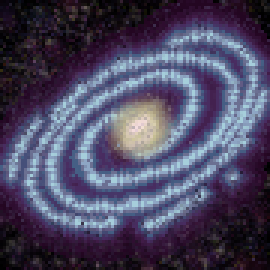
#> input picture software/assets/galaxi_lab.png, 90 x 90 px (shown 3 times larger)
$ python -i img_effects.py   (imports and definitions only)
#> lines starting #> are read from the running program, lines starting #| are printed output that depends on the picture
#> further down, picture is the input picture: PIL image 90x90 RGBA; mean R, G, B, A 75.2, 71.3, 97.2, 255
from PIL import Image, ImageDraw, ImageFilter, ImageColor

# [114 lines left out: functions crear_fondo_boton_navegacion, crear_fondo_boton_csv, not called in this run]


def crear_imagen_con_glow(imagen):
    margen = 28
    desenfoque = 14

    ancho, alto = imagen.size
#> ancho = 90; alto = 90
    tamaño_final = (
        ancho + margen * 2,
        alto + margen * 2,
    )
#> tamaño_final = (146, 146)

    mascara_glow = Image.new(
        "L",
        tamaño_final,
        0,
    )
#> mascara_glow: PIL image 146x146 L; every value is 0

    dibujo_mascara = ImageDraw.Draw(mascara_glow)

    dibujo_mascara.rounded_rectangle(
        (
            margen - 4,
            margen - 4,
            margen + ancho + 4,
            margen + alto + 4,
        ),
        radius=16,
        fill=230,
    )

    mascara_glow = mascara_glow.filter(
        ImageFilter.GaussianBlur(desenfoque)
    )
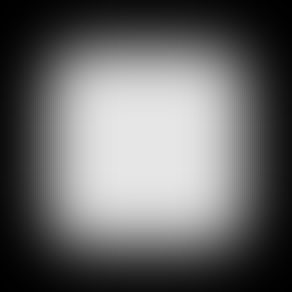
#> mascara_glow: PIL image 146x146 L (shown 2 times larger); min 0, max 230, mean 102.5

    capa_glow = Image.new(
        "RGBA",
        tamaño_final,
        (139, 92, 246, 0),
    )
    capa_glow.putalpha(mascara_glow)
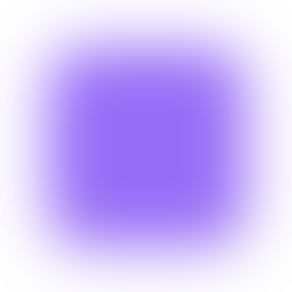
#> capa_glow: PIL image 146x146 RGBA (shown 2 times larger); mean R, G, B, A 139, 92, 246, 102.5; transparent parts drawn white

    resultado = Image.new(
        "RGBA",
        tamaño_final,
        (0, 0, 0, 0),
    )
#> resultado: PIL image 146x146 RGBA; every value is 0
    resultado = Image.alpha_composite(
        resultado,
        capa_glow,
    )

    mascara_imagen = Image.new(
        "L",
        imagen.size,
        0,
    )
#> mascara_imagen: PIL image 90x90 L; every value is 0

    dibujo_imagen = ImageDraw.Draw(mascara_imagen)
    dibujo_imagen.rounded_rectangle(
        (0, 0, ancho - 1, alto - 1),
        radius=10,
        fill=255,
    )

    resultado.paste(
        imagen.convert("RGBA"),
        (margen, margen),
        mascara_imagen,
    )
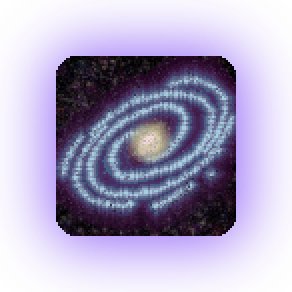
#> resultado: PIL image 146x146 RGBA (shown 2 times larger); mean R, G, B, A 114.9, 84.2, 189.7, 125.7; transparent parts drawn white

    dibujo_resultado = ImageDraw.Draw(resultado)
    dibujo_resultado.rounded_rectangle(
        (
            margen - 2,
            margen - 2,
            margen + ancho + 1,
            margen + alto + 1,
        ),
        radius=12,
        outline=(192, 132, 252, 255),
        width=3,
    )

    return resultado

>>> from PIL import Image
>>> picture = Image.open('assets/galaxi_lab.png')
>>> result = crear_imagen_con_glow(picture)
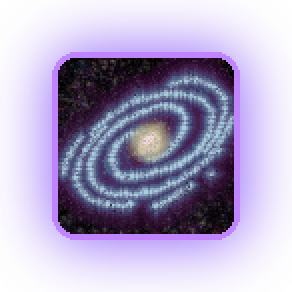
#> result: PIL image 146x146 RGBA (shown 2 times larger); mean R, G, B, A 119.1, 87.3, 193.3, 130; transparent parts drawn white
